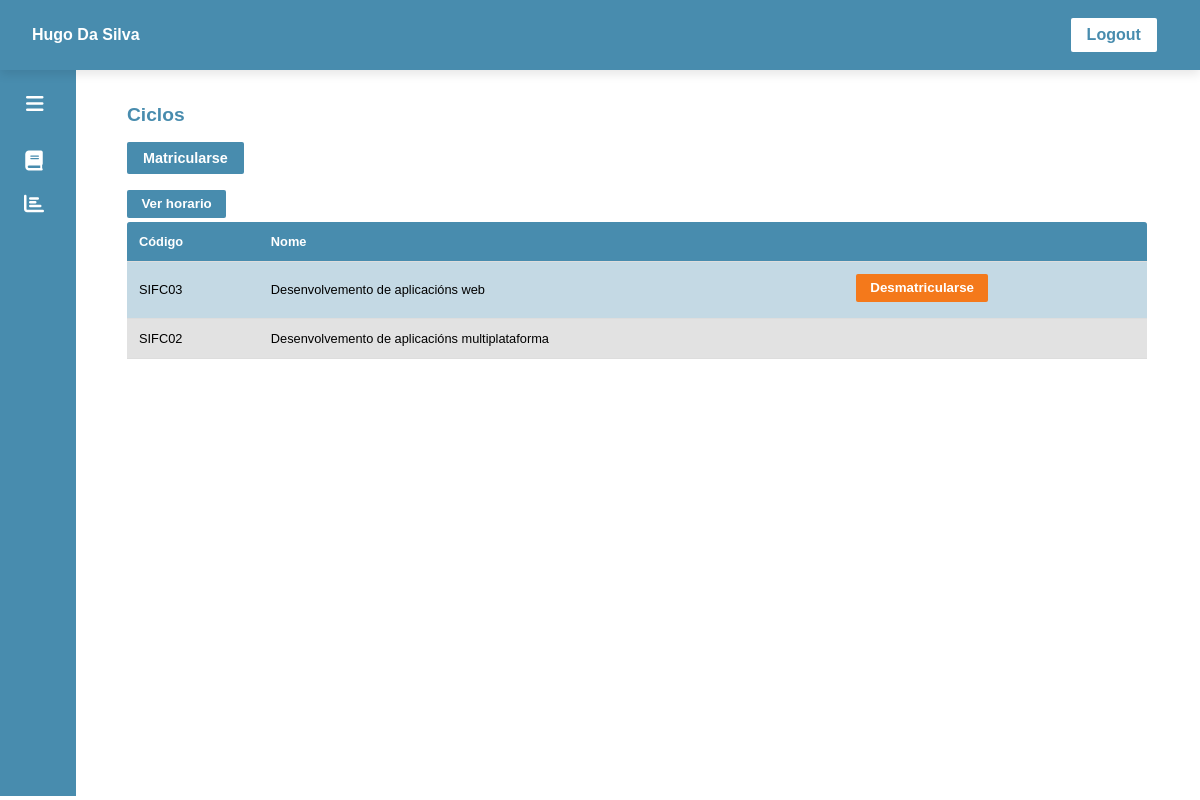
Page /APP-HORARIOS/mostra.php (signed in) on the committed database.
### tables this page shows
CREATE TABLE `usuario` (
  `id_user` int(11) NOT NULL,
  `name` varchar(50) NOT NULL,
  `lastname` varchar(50) NOT NULL,
  `email` varchar(100) NOT NULL,
  `dni` char(9) NOT NULL,
  `login` varchar(50) NOT NULL,
  `password` varchar(255) NOT NULL,
  `rol` enum('administrador','alumno') NOT NULL DEFAULT 'alumno',
  `curso` enum('1º','2º') DEFAULT NULL
);

CREATE TABLE `ciclo` (
  `id_ciclo` int(11) NOT NULL,
  `codigo` varchar(50) NOT NULL,
  `name` varchar(100) NOT NULL
);

### APP-HORARIOS/mostra.php (the view, shortened to what this page needs)
<?php
require_once "conexion.php";
?>
<!DOCTYPE html>
<html lang="es">
<head>
    <link rel="stylesheet" href="https://cdnjs.cloudflare.com/ajax/libs/font-awesome/6.0.0-beta3/css/all.min.css">
    <link rel="stylesheet" href="css/admin.css">
    <link rel="stylesheet" href="css/adminMovil.css">
</head>
<body>
    <nav class="navbar">
        <?php
        $pdoStatement = $pdo->prepare("SELECT name, lastname FROM usuario WHERE id_user = ?");
        $pdoStatement->bindParam(1, $_SESSION['usuario_id']);
        $pdoStatement->execute();
        $usuario = $pdoStatement->fetch();
        echo "<p>" . ucfirst($usuario['name']) . " " . ucwords($usuario['lastname']) . "</p>";
        ?>
        <a href="logout.php" class="logout">Logout</a>
    </nav>
    <div class="sidebar" id="sidebar">
        <i class="fas fa-bars toggle-btn" id="toggle-btn"></i>
        <ul class="menu opciones-container">
            <li>
                <a href="#" class="menu-item opcion" data-tabla="ciclos">
                    <span class="icon"><i class="fas fa-book"></i></span>
                </a>
            </li>
            <li>
                <a href="#" class="menu-item opcion" data-tabla="modulos">
                    <span class="icon"><i class="fas fa-chart-bar"></i></span>
                </a>
            </li>
        </ul>
    </div>
    <div id="contenedor-tabla" class="tabla-container">
    </div>
    <template id="template-ciclos">
        <div id="ciclos" class="divTabla">
            <h2>Ciclos</h2>
            <form method="post">
                <button type="submit" formaction="matriculaCiclo.php" class="crear">Matricularse</button>
            </form>
            <form action="verHorario.php" method="post">
                <button type="submit" class="vincular">Ver horario</button>
            </form>
            <div class="product-table">
                <table>
                <thead>
                    <tr>
                        <th>Código</th>
                        <th>Nome</th>
                        <th></th>
                    </tr>
                </thead>
                <tbody>
                    <?php
                    $pdoStatement = $pdo->prepare("SELECT * FROM ciclo");
                    $pdoStatement->execute();
                    $filas = $pdoStatement->fetchAll();
                    foreach ($filas as $ciclo) {
                        echo "<tr>";
                        echo "<td>".$ciclo['codigo']."</td>";
                        echo "<td>".$ciclo['name']."</td>";
                        echo "<td>";
                        $pdoStatement2 = $pdo->prepare("
                            SELECT id_user
                            FROM usuario_ciclo
                            WHERE id_user = ? AND id_ciclo = ?");
                        $pdoStatement2->bindParam(1, $_SESSION['usuario_id']);
                        $pdoStatement2->bindParam(2, $ciclo['id_ciclo']);
                        $pdoStatement2->execute();
                        $matriculado = $pdoStatement2->fetch();
                        if ($matriculado) {
                            echo "<form method='post'>";
                            echo "<button type='submit' class='eliminar' formaction='desmatriculaCiclo.php'>Desmatricularse</button>";
                            echo "</form>";
                        }
                        echo "</td>";
                        echo "</tr>";
                    }
                    ?>
                </tbody>
                </table>
            </div>
        </div>
    </template>
</body>
</html>

### APP-HORARIOS/css/admin.css (style rules this page uses)
.tabla-container { padding: 2rem 0rem !important; background-color: #ffffff; border-radius: 2px; height: 81vh; padding: 2rem; transform: translateX(5%); width: 76vw; transition: width 0.5s ease-in-out; position: relative; top: 9vh; }
.tabla-container.collapsed { width: 85vw; transform: translateX(5%); }
.divTabla { width: -webkit-fill-available; opacity: 0; transition: opacity 0.5s ease-out; }
.product-table { max-height: 70vh; overflow-y: auto; }
.tabla-container h2 { color: #488cae; margin: 0rem; margin-bottom: 1rem; }
.tabla-container table { width: 100%; border-collapse: collapse; }
.tabla-container th, .tabla-container td { padding: 0.75rem; text-align: left; border-bottom: 1px solid #ddd; }
.tabla-container th { background-color: #488cae; color: #ffffff; }
.tabla-container th:first-of-type { border-top-left-radius: 3px; }
.tabla-container th:last-of-type { border-top-right-radius: 3px; }
.tabla-container tr:nth-child(even) { background-color: rgb(226, 226, 226); }
.tabla-container tr:nth-child(odd) { background-color: #c4d9e4;; }
button { padding: 0.4rem 0.9rem; color: #ffffff; font-weight: bold; transition: all 0.3s ease; margin-bottom: 0.25rem; min-width: 80px; }
button.eliminar { background-color: #f4791b; }
button.crear { background-color: #488cae; padding: 0.5rem 1rem; margin-bottom: 1rem; font-size: 0.9rem; min-width: 100px; }
button.vincular { background-color: #488cae; }
.tabla-visible { opacity: 1; }

### APP-HORARIOS/css/estiloGeneral.css (style rules this page uses)
body { font-size: 0.8rem; font-family: 'Arial', sans-serif; background-color: #ffffff; }
button, .volver, input[type="submit"], .logout { border: none; border-radius: 2px; cursor: pointer; display: inline-flex; align-items: center; justify-content: center; }

### APP-HORARIOS/css/navBar.css (style rules this page uses)
.navbar { background-color: #488cae; padding: 1rem 2rem; display: flex; justify-content: space-between; align-items: center; box-shadow: 0 4px 10px rgba(0, 0, 0, 0.1); width: 100%; box-sizing: border-box; position: fixed; top: 0; left: 0; z-index: 1000; height: 70px; }
.navbar p { color: #ffffff; margin: 0; font-size: 1rem; font-weight: bold; white-space: nowrap; }
.navbar .logout { background-color: #ffffff; color: #488cae; padding: 0.5rem 1rem; border-radius: 2px; text-decoration: none; font-size: 1rem; font-weight: bold; transition: background-color 0.3s ease; white-space: nowrap; margin-right: 0.7rem; }

### APP-HORARIOS/css/barraLateral.css (style rules this page uses)
body { font-family: Arial, sans-serif; margin: 0; padding: 0; display: flex; height: 90vh; }
.sidebar { padding-left: 1rem; top: 60px; margin-top: 1vh; width: 200px; height: 91vh; background-color: #488cae; color: white; transition: width 0.5s ease-in-out; overflow: hidden; position: relative; display: flex; flex-direction: column; }
.sidebar.collapsed { width: 60px; }
.toggle-btn { padding: 2rem; margin-right: 1.4rem; margin-top: 1rem; margin-bottom: 1rem; background-color: transparent; color: white; border: none; padding: 10px; cursor: pointer; align-self: flex-end; font-size: 20px; transition: background-color 0.3s ease; }
.menu { list-style: none; padding: 0; margin: 0; flex-grow: 1; display: flex; flex-direction: column; align-items: flex-start; }
.menu-item { display: flex; align-items: center; padding: 10px; color: #ffffff; text-decoration: none; transition: all 0.5s ease-in-out; width: 100%; box-sizing: border-box; }
.icon { font-size: 20px; color: #ffffff; text-align: center; flex-shrink: 0; width: 20px; margin-right: 1rem; margin-left: 0.5rem; transition: margin-right 0.5s ease-in-out; }
.sidebar.collapsed .menu-item { justify-content: center; padding: 10px 0; }
.sidebar.collapsed .icon { margin-right: 0; }

### rows in the picture
usuario: name "Hugo", lastname "Da Silva"
ciclo: codigo "SIFC03", name "Desenvolvemento de aplicacións web"
ciclo: codigo "SIFC02", name "Desenvolvemento de aplicacións multiplataforma"
